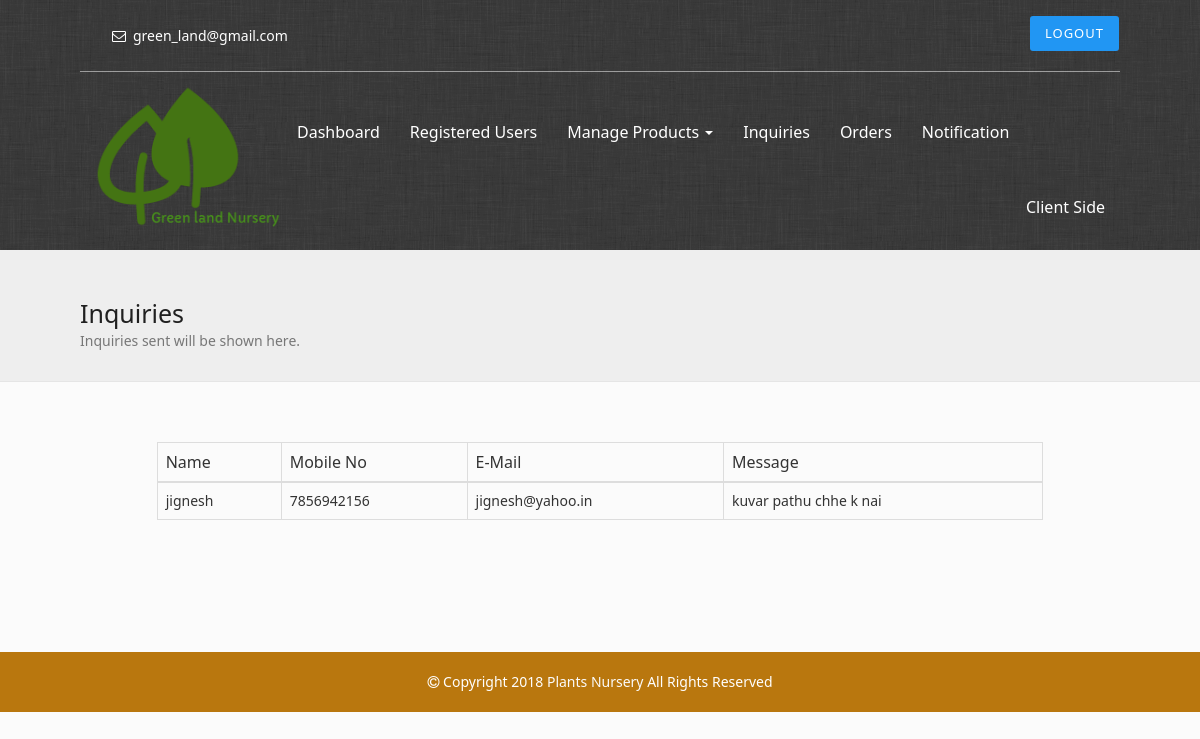
/admin/inquiries.php (signed in), run on the app's committed database.
### tables this page shows
CREATE TABLE IF NOT EXISTS `inquiry` (
  `id` int(11) NOT NULL AUTO_INCREMENT,
  `name` varchar(30) NOT NULL,
  `email` varchar(30) NOT NULL,
  `mobile` varchar(10) NOT NULL,
  `message` varchar(255) NOT NULL,
  PRIMARY KEY (`id`)
);

### admin/inquiries.php (the view, shortened to what this page needs)
<!DOCTYPE html>
<html lang="en">
<head>
	<?php include 'include/head.php'; include 'php/access.php';?>
</head>
<body>
	<?php include 'include/navbar.php'; ?>
	<header class="nav-bg">
	</header>
	<div class="pageheader">
		<div class="container">
			<div class="row">
				<div class="col-xs-12">
					<h2>Inquiries</h2>
					<span>Inquiries sent will be shown here.</span>
				</div>
			</div>
		</div>
	</div>
	<div class="container first-container">
		<div class="row">
			<div class="col-xs-10 col-xs-offset-1">
				<table class="table table-bordered table-hover">
					<thead>
						<tr>
							<th>Name</th>
							<th>Mobile No</th>
							<th>E-Mail</th>
							<th>Message</th>
						</tr>
					</thead>
					<?php
					require 'php/connect.php';
					$str = "SELECT * FROM inquiry";
					$que = mysqli_query($conn,$str);
					if (mysqli_num_rows($que) > 0) {
						while ($row = mysqli_fetch_array($que))
						{
							echo '
							<tr>
								<td>'.$row['name'].'</td>
								<td>'.$row['mobile'].'</td>
								<td>'.$row['email'].'</td>
								<td>'.$row['message'].'</td>
							</tr>';
						}
					}
					?>
				</table>
			</div>
		</div>
	</div>
	<?php include 'include/footer.php'; ?>
</body>
</html>

### admin/css/main.css (style rules this page uses)
.container, .container-fluid { width: 1070px !important; }
.pageheader { background: #eee; padding: 30px 0; margin-bottom: 60px; border-bottom: 1px solid #e5e5e5; }
.pageheader h2 { font-size: 25px; color: #202020; margin-bottom: 3px; }
.pageheader span { color: #777; }
.first-container { padding:0 0 40px 0; min-height: 210px; }
.nav-bg { background-color: #64B5F6; background-image: url(../images/bg.png); min-height: 250px; color: #FFF; }

### data on the page
inquiry: name "jignesh", mobile "7856942156", email "jignesh@yahoo.in", message "kuvar pathu chhe k nai"
